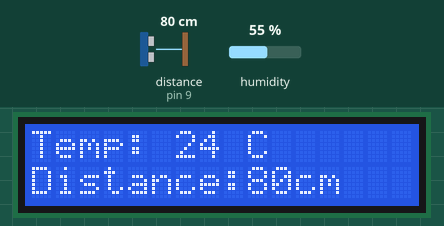
The sketch below on a simulated Arduino Nano, built with avr-gcc and run on an emulated ATmega328P. Parts: 16×2 character LCD. Wiring (inferred from the names in the program): ultrasonic range finder: trigger pin 8; echo pin 9. Inputs (shaded band) come from the test bench; at power-on: distance to the obstacle (sensor on pin 9) 80 cm, humidity 55 %. The echo pulse lasts 58.3 µs per cm.

Above: at 5.0 s.
5.1 s: distance to the obstacle (sensor on pin 9) set to 2 cm
At 6.6 s:
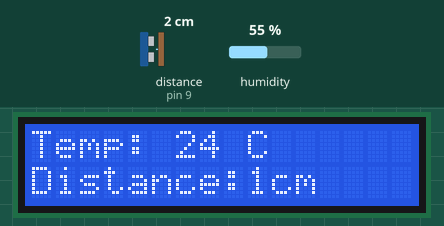
7.4 s: distance to the obstacle (sensor on pin 9) set to 250 cm
At 8.3 s:
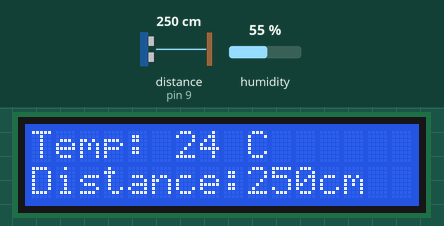
13.4 s: distance to the obstacle (sensor on pin 9) set to 60 cm
At 14.0 s:
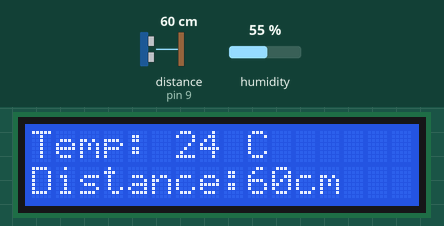
Timing chart, 0 to 16.4 s (numbered marks = the images above; inputs shaded):
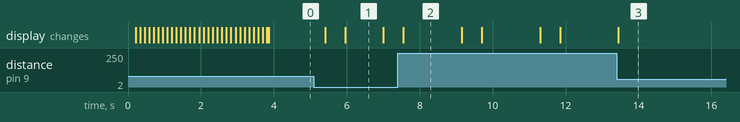

The sketch:

lcd_via_i2c.ino
```cpp
#include <Arduino.h>

#include <Wire.h>
#include <LCD.h>
#include <LiquidCrystal_I2C.h>  // F Malpartida's NewLiquidCrystal library
#include <DHT.h>

#define I2C_ADDR    0x3F  // Define I2C Address for controller
#define BACKLIGHT_PIN  7
#define En_pin  4
#define Rw_pin  5
#define Rs_pin  6
#define D4_pin  0
#define D5_pin  1
#define D6_pin  2
#define D7_pin  3

#define  LED_OFF  0
#define  LED_ON  1

#define DHTPIN 2
#define DHTTYPE DHT11
//somehow these constanst ar not right maybe for arduino nano?
LiquidCrystal_I2C lcd(I2C_ADDR, 2, 1, 0, 4, 5, 6, 7, 3, POSITIVE); //lcd(I2C_ADDR,En_pin,Rw_pin,Rs_pin,D4_pin,D5_pin,D6_pin,D7_pin);

// ultrasound sensor pins
#define echoPin 9
#define trigPin 8

DHT dht(DHTPIN, DHTTYPE, 6);

int dist = 0;
int temp = 0;

char text[16] = {' ', ' ', ' ', ' ', ' ', ' ', ' ', ' ', ' ', ' ', ' ', ' ', ' ', ' ', ' ', ' '};

void setup() {
    lcd.begin (16,2);  // initialize the lcd
    // configure ultrasound pins
    pinMode(trigPin, OUTPUT);
    pinMode(echoPin, INPUT);
    blinkLcd();
    lcd.backlight();
    dht.begin();
    Serial.begin(9600);
    lcd.clear();
}

void getSuperString(int index, char symbol) {
    text[index] = symbol;
    if (index != 0) {
        text[index-1] = ' ';
        text[index+1] = ' ';
    }

}

void blinkLcd() {
    char symb = '>';

    for(int i = 0; i < 15; i++){
        lcd.clear();
        getSuperString(i, symb);

        lcd.print(text);

        delay(100);
        lcd.clear();
    }

    for(int i = 15; i > 0; i--){
        lcd.clear();
        lcd.setCursor(0, 1);
        getSuperString(i, '<');

        lcd.print(text);

        delay(100);
        lcd.clear();
    }
}

int getDistance() {
    int duration, cm;
    digitalWrite(trigPin, LOW);
    delayMicroseconds(2);
    digitalWrite(trigPin, HIGH);
    delayMicroseconds(10);
    digitalWrite(trigPin, LOW);
    duration = pulseIn(echoPin, HIGH);
    cm = duration / 58;
    return cm;
}

void readDht() {
    float h = dht.readHumidity();
    // Read temperature as Celsius
    int t = (int)dht.readTemperature();
    Serial.print("Dht read: ");
    Serial.println(t);
    lcd.setCursor(0, 0);
    lcd.print("T: ");
    lcd.print(t);
    lcd.print(", H: ");
    lcd.print(h);
}

void printDistance() {
    int distance = getDistance();
    if (distance != dist) {
        lcd.setCursor(0, 1);
        lcd.print("Distance:");
        lcd.print(distance);
        lcd.print("cm");
        dist = distance;
    }

}

void printHeader() {
    lcd.setCursor(0, 0);
    lcd.print("Super");
}
void loop() {
    // Reset the display

    int distance = getDistance();
    int t = (int)dht.readTemperature();
    if (distance != dist || t != temp) {
        lcd.clear();
        lcd.setCursor(0, 1);
        lcd.print("Distance:");
        lcd.print(distance);
        lcd.print("cm");
        lcd.setCursor(0, 0);
        lcd.print("Temp: ");
        lcd.print(t);
        lcd.print(" C");
        temp = t;
        dist = distance;
    }
    delay(1);
    lcd.home();

    //readDht();

    // Print on the LCD
    //printHeader();
    //printDistance();
    delay(500);
}
```

Measured:
- after the input at 5.1 s, the display: first changes after 0.31 s (image 1 shows a later state)
- after the input at 7.4 s, the display: changes after 0.14 s (image 2)
- after the input at 13.4 s, the display: changes at once (image 3)
- what the display in image 1 shows lasts 1.0 s, from 6.0 s to 7.0 s
- what the display in image 2 shows lasts 1.6 s, from 7.5 s to 9.1 s
